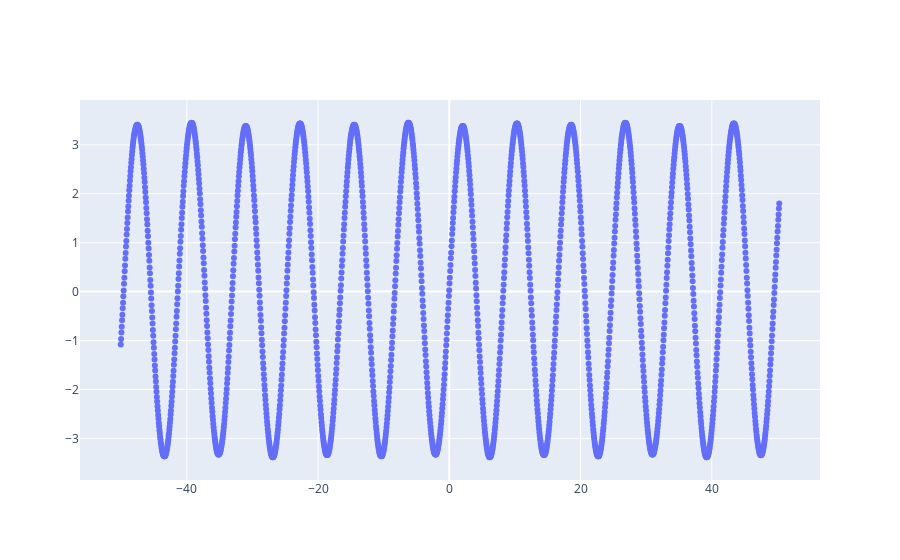

This figure's notebook cell:
### Markdown cell above
## Draw from sanity check

### Code cell
fig = go.Figure(data=go.Scatter(
    x = time_values,
    y = time_series_B,
    mode = 'markers'
))

fig.show()

### Figure 1 — Plotly figure (JSON) as saved in the notebook; plotly's stock layout.template omitted (floating-point values rounded to 4 significant figures; data arrays with more than 128 entries replaced by an {"elided": "..."} marker saying what was removed)
{"data": [{"mode": "markers", "type": "scatter", "x": {"elided": "2008 float values"}, "y": {"elided": "2008 float values"}}], "layout": {}}
